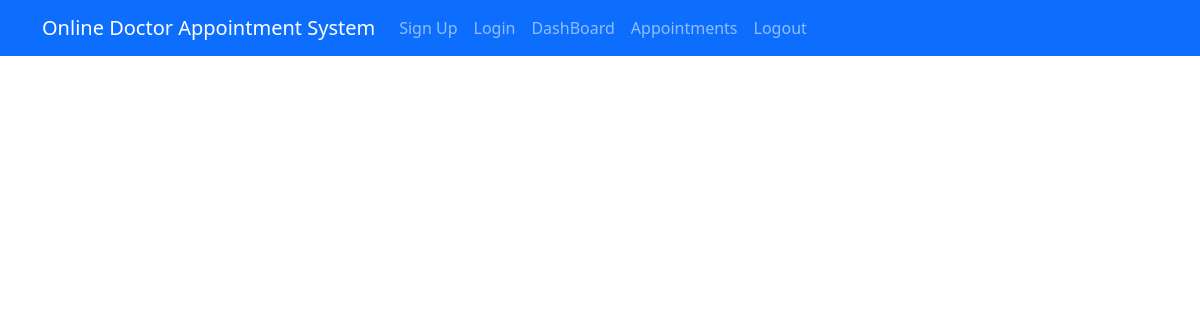
Page /appointments/doctor/ (signed in) on the earlier database version.
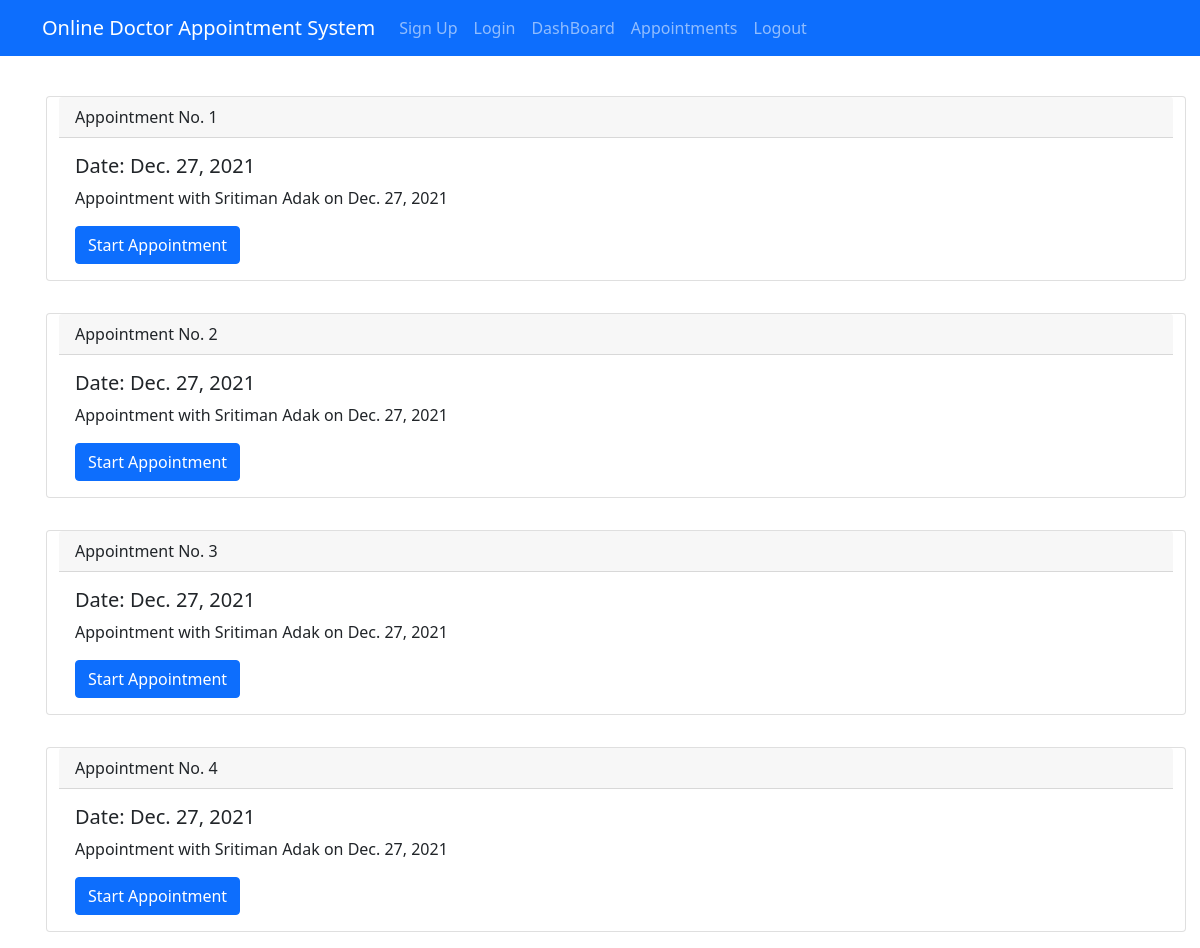
Same page on the later database version.
### mainapp/models.py (models this page shows)
class Appointment(models.Model):
    STATUS = [
        ("finished","finished"),
        ("upcomming","upcomming"),
        ("ongoing","ongoing"),
    ]
    patient = models.ForeignKey(Patient, on_delete=models.CASCADE)
    doctor = models.ForeignKey(Doctor, on_delete=models.CASCADE)
    date = models.DateField(null=True, blank=True)
    time = models.TimeField(null=True, blank=True)
    date_time_start = models.DateTimeField(null=True, blank=True)
    date_time_end = models.DateTimeField(null=True, blank=True)
    status = models.CharField(null = True, blank = True, max_length=20, choices=STATUS)

### mainapp/views.py (the view)
# urls.py: path('appointments/doctor/',views.DoctorAppointmentPage, name="d_app"),
def DoctorAppointmentPage(request):
    appointments = Appointment.objects.filter(doctor = request.user)
    context = {
        'appointments': appointments,
    }
    return render(request,"doctor/doctor-appointment.html",context= context)

### templates/doctor/doctor-appointment.html
{% extends "doctor/base.html" %}
{% block content %}
<div class="container">
<div class="row mt-4">
{% for appointment in appointments %}
<div class="card m-3">
    <div class="card-header">
      Appointment No. {{appointment.id}}
    </div>
    <div class="card-body">
      <h5 class="card-title">Date: {{appointment.date}}</h5>
      <p class="card-text">Appointment with {{appointment.patient.first_name}} {{appointment.patient.last_name}} on {{appointment.date}}</p>
      <a href="{% url 'main-chat-view' appointment.id %}" class="btn btn-primary" target="_blank">Start Appointment</a>
    </div>
  </div>
{% endfor %}
</div>
</div>
{% endblock %}

Differences in the rows shown:
added Appointment: id "1", date "Dec. 27, 2021", patient.first_name "Sritiman", patient.last_name "Adak"
added Appointment: id "2", date "Dec. 27, 2021", patient.first_name "Sritiman", patient.last_name "Adak"
added Appointment: id "3", date "Dec. 27, 2021", patient.first_name "Sritiman", patient.last_name "Adak"
added Appointment: id "4", date "Dec. 27, 2021", patient.first_name "Sritiman", patient.last_name "Adak"
